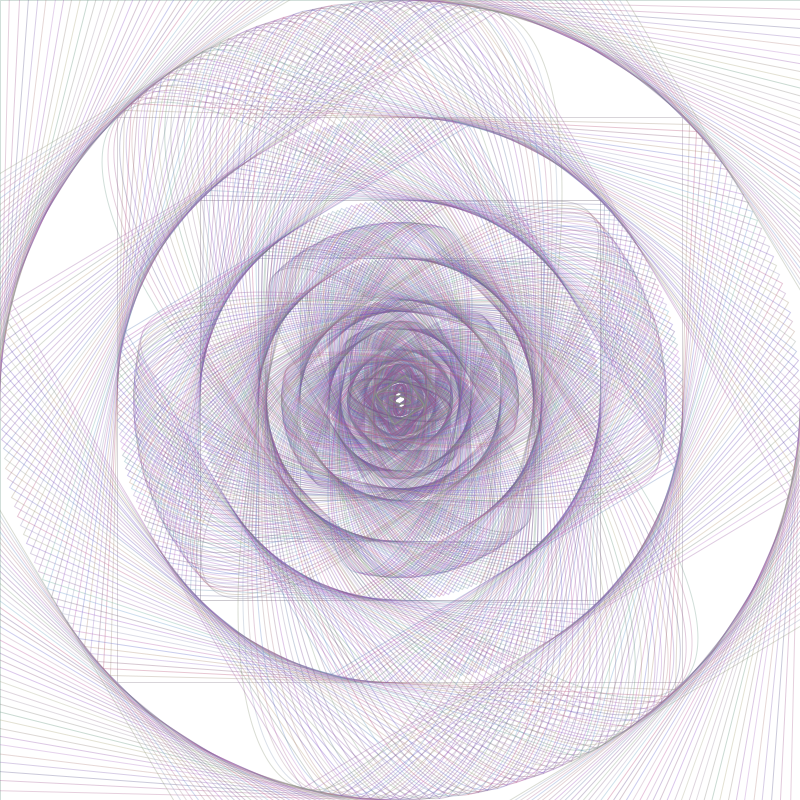
Frame 1 (no input)
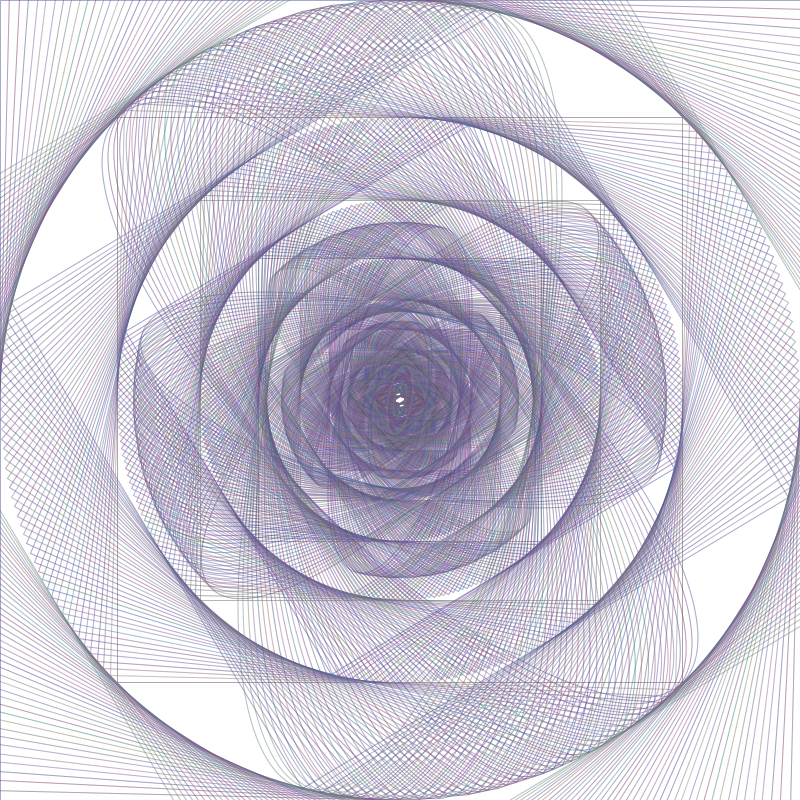
Frame 2 (the mouse pressed at the canvas centre, redrawn once)

The Processing sketch that drew these frames (run headless with seeded random() and noise(); the mouse was pressed at the canvas centre and the sketch redrawn once):

// Processing sketch: processing_31279
// ── processing_31279.pde

void setup()
{
  size(800,800);
  background(255);
  noLoop();
}
  
void draw()
{
  //strokeWeight(2);
  stroke(0);
 // fill(0,5);
  noFill();

  float a;
  int b = 0;
  rectMode(CENTER);
  translate(width/2,height/2);
  int c = 10;
  float x = 0;
  float rot = 128;
  float r = PI/rot;
  float dif = 50;
  float rd = random(50+dif,205-dif);
  float gr = random(50+dif,205-dif);
  float bl = random(50+dif,205-dif); 
  float rrd;
  float rgr;
  float rbl;
  int opacity = 0;
  float e;
  stroke(0);
  
while(x<rot/3)
  {
    b = 0;
    a = 800;
    e = 800;
    
    while(b<c)
    {

      rrd = random(rd-dif,rd+dif);
      rgr = random(gr-dif,gr+dif);
      rbl = random(bl-dif,bl+dif);
      
      fill(rrd,rgr,rbl,opacity);
      stroke(rrd,rgr,rbl,80);
     
      rotate((PI/4));
      ellipse(0,0,e,e/3);
      e = e/1.5;
      
      rotate((PI/4));
      rect(0,0,a,a);
      a = (sqrt(a*a+a*a))/2;
      
      fill(255-rd,255-gr,255-bl,opacity);
   //   stroke(255-rd,255-gr,255-bl);
      
  //    rotate((PI/4));
  //    rect(a,a,a,a);
  //    a = (sqrt(a*a+a*a))/2;
      
      b=b+1;
    }
    strokeWeight(1);
    rotate(r);
    x = x+1;
  /*  
    b = 0;
    a = 800;

    rd=random(255);
    gr=random(255);
    bl=random(255);

    while(b<c)
    {

      fill(rd,gr,bl,opacity);
   //   stroke(rd,gr,bl);
      
      rotate((PI/4));
      rect(0,0,a,a);
      a = (sqrt(a*a+a*a))/2;
      
      fill(255-rd,255-gr,255-bl,opacity);
   //   stroke(255-rd,255-gr,255-bl);
      
  //    rotate((PI/4));
  //    rect(a,a,a,a);
  //    a = (sqrt(a*a+a*a))/2;
      
      b=b+1;
    }
    strokeWeight(1);
    rotate(r);
 //   rotate(r);
    x = x+1;
    */
  }
  
}
